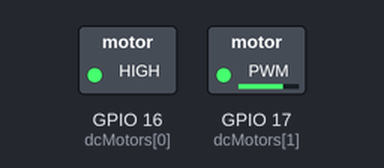
A sketch run on a simulated ESP32. Parts: switched loads named in the sketch (green lamp = pin HIGH).

Above: at 0.1 s.
At 7.7 s:
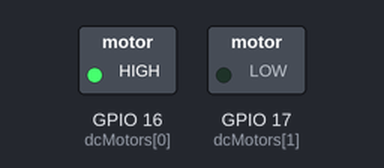
At 17.4 s:
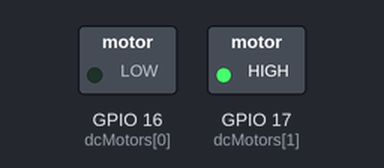
At 18.4 s:
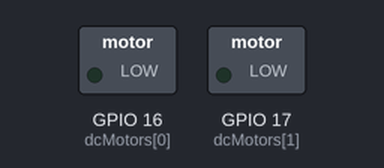
Timing chart, 0 to 19.9 s (numbered marks = the images above):
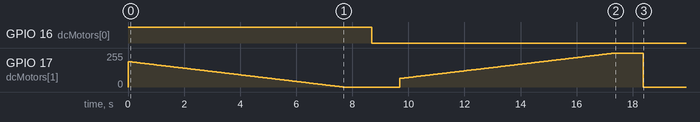

The sketch:

345.ino
```cpp
#include "soc/soc.h"
#include "soc/rtc_cntl_reg.h"

const int dcMotors[] = {16,17};
const int mot_channels[] = {0};
const int mot_freq = 10000;
const int mot_res = 10;

const int SPEED_MIN = 256;
const int SPEED_MAX = 1023;

const int forward[] = {HIGH,LOW};
const int backward[] = {LOW,HIGH};
const int stop[] = {LOW,LOW};

void setup() {
  WRITE_PERI_REG(RTC_CNTL_BROWN_OUT_REG, 0);

  Serial.begin(115200);

  // init motor
  for(int i=0;i<sizeof(dcMotors)/sizeof(dcMotors[0]);i+=2) {
    pinMode(dcMotors[i], OUTPUT);//
    ledcAttachPin(dcMotors[i+1], mot_channels[i/2]);
    ledcSetup(mot_channels[i/2], mot_freq, mot_res);
  }

  // go forward
  for(int i=0;i<sizeof(dcMotors)/sizeof(dcMotors[0]);i+=2) {
    digitalWrite(dcMotors[i], forward[i%2]);
  }

  // speed up
  for(int spd=SPEED_MIN;spd<=SPEED_MAX;spd++) {
    for(int i=0;i<sizeof(dcMotors)/sizeof(dcMotors[0]);i+=2) {
      ledcWrite(mot_channels[i/2], SPEED_MAX-spd);
    }
    delay(10);
  }

  delay(1000);

  // stop motor
  for(int i=0;i<sizeof(dcMotors)/sizeof(dcMotors[0]);i+=2) {
    digitalWrite(dcMotors[i], stop[i%2]);
    ledcWrite(mot_channels[i/2], 0);
  }

  delay(1000);

  // go backward
  for(int i=0;i<sizeof(dcMotors)/sizeof(dcMotors[0]);i+=2) {
    digitalWrite(dcMotors[i], backward[i%2]);
  }

  // speed up
  for(int spd=SPEED_MIN;spd<=SPEED_MAX;spd++) {
    for(int i=0;i<sizeof(dcMotors)/sizeof(dcMotors[0]);i+=2) {
      ledcWrite(mot_channels[i/2], spd);
    }
    delay(10);
  }

  delay(1000);

  // stop motor
  for(int i=0;i<sizeof(dcMotors)/sizeof(dcMotors[0]);i+=2) {
    digitalWrite(dcMotors[i], stop[i%2]);
    ledcWrite(mot_channels[i/2], 0);
  }
}

void loop() {

}
```
